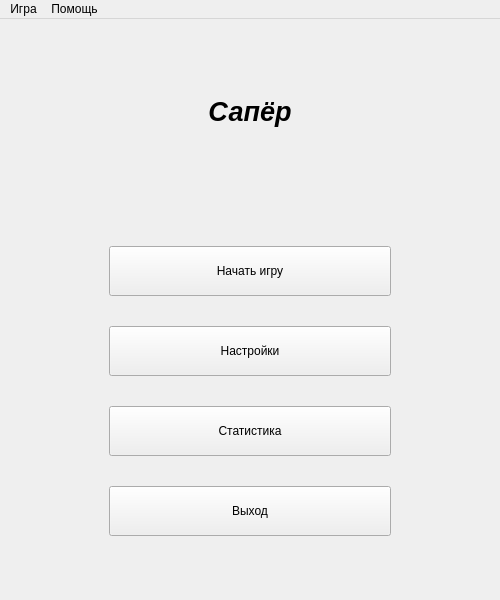
<?xml version="1.0" encoding="UTF-8"?>
<ui version="4.0">
 <class>MainWindow</class>
 <widget class="QMainWindow" name="MainWindow">
  <property name="geometry">
   <rect>
    <x>0</x>
    <y>0</y>
    <width>500</width>
    <height>600</height>
   </rect>
  </property>
  <property name="font">
   <font>
    <family>Segoe UI</family>
    <pointsize>9</pointsize>
    <italic>false</italic>
    <bold>false</bold>
   </font>
  </property>
  <property name="windowTitle">
   <string>MineSweeper</string>
  </property>
  <property name="windowIcon">
   <iconset>
    <normaloff>png-transparent-minesweeper-free-mine-sweeper-mono-android-game-android-game-cat-like-mammal-carnivo.ico</normaloff>png-transparent-minesweeper-free-mine-sweeper-mono-android-game-android-game-cat-like-mammal-carnivo.ico</iconset>
  </property>
  <widget class="QWidget" name="centralwidget">
   <property name="sizePolicy">
    <sizepolicy hsizetype="Preferred" vsizetype="Preferred">
     <horstretch>0</horstretch>
     <verstretch>0</verstretch>
    </sizepolicy>
   </property>
   <layout class="QGridLayout" name="gridLayout">
    <item row="7" column="1">
     <layout class="QVBoxLayout" name="verticalLayout" stretch="0,0,0,0">
      <property name="spacing">
       <number>30</number>
      </property>
      <property name="leftMargin">
       <number>0</number>
      </property>
      <property name="topMargin">
       <number>30</number>
      </property>
      <item>
       <widget class="QPushButton" name="startGameButton">
        <property name="sizePolicy">
         <sizepolicy hsizetype="Minimum" vsizetype="Fixed">
          <horstretch>0</horstretch>
          <verstretch>0</verstretch>
         </sizepolicy>
        </property>
        <property name="minimumSize">
         <size>
          <width>0</width>
          <height>50</height>
         </size>
        </property>
        <property name="text">
         <string>Начать игру</string>
        </property>
       </widget>
      </item>
      <item>
       <widget class="QPushButton" name="settingsButton">
        <property name="sizePolicy">
         <sizepolicy hsizetype="Minimum" vsizetype="Fixed">
          <horstretch>0</horstretch>
          <verstretch>0</verstretch>
         </sizepolicy>
        </property>
        <property name="minimumSize">
         <size>
          <width>0</width>
          <height>50</height>
         </size>
        </property>
        <property name="text">
         <string>Настройки</string>
        </property>
       </widget>
      </item>
      <item>
       <widget class="QPushButton" name="statisticsButton">
        <property name="enabled">
         <bool>true</bool>
        </property>
        <property name="minimumSize">
         <size>
          <width>0</width>
          <height>50</height>
         </size>
        </property>
        <property name="text">
         <string>Статистика</string>
        </property>
       </widget>
      </item>
      <item>
       <widget class="QPushButton" name="quitButton">
        <property name="sizePolicy">
         <sizepolicy hsizetype="Minimum" vsizetype="Fixed">
          <horstretch>0</horstretch>
          <verstretch>0</verstretch>
         </sizepolicy>
        </property>
        <property name="minimumSize">
         <size>
          <width>0</width>
          <height>50</height>
         </size>
        </property>
        <property name="text">
         <string>Выход</string>
        </property>
       </widget>
      </item>
     </layout>
    </item>
    <item row="7" column="0">
     <spacer name="horizontalSpacer">
      <property name="orientation">
       <enum>Qt::Orientation::Horizontal</enum>
      </property>
      <property name="sizeType">
       <enum>QSizePolicy::Policy::Fixed</enum>
      </property>
      <property name="sizeHint" stdset="0">
       <size>
        <width>100</width>
        <height>10</height>
       </size>
      </property>
     </spacer>
    </item>
    <item row="2" column="1">
     <spacer name="verticalSpacer">
      <property name="orientation">
       <enum>Qt::Orientation::Vertical</enum>
      </property>
      <property name="sizeType">
       <enum>QSizePolicy::Policy::Fixed</enum>
      </property>
      <property name="sizeHint" stdset="0">
       <size>
        <width>20</width>
        <height>25</height>
       </size>
      </property>
     </spacer>
    </item>
    <item row="11" column="1">
     <spacer name="verticalSpacer_2">
      <property name="orientation">
       <enum>Qt::Orientation::Vertical</enum>
      </property>
      <property name="sizeType">
       <enum>QSizePolicy::Policy::Fixed</enum>
      </property>
      <property name="sizeHint" stdset="0">
       <size>
        <width>20</width>
        <height>10</height>
       </size>
      </property>
     </spacer>
    </item>
    <item row="3" column="1">
     <widget class="QLabel" name="label">
      <property name="sizePolicy">
       <sizepolicy hsizetype="Preferred" vsizetype="Fixed">
        <horstretch>0</horstretch>
        <verstretch>0</verstretch>
       </sizepolicy>
      </property>
      <property name="font">
       <font>
        <family>MS Sans Serif</family>
        <pointsize>20</pointsize>
        <italic>true</italic>
        <bold>true</bold>
       </font>
      </property>
      <property name="text">
       <string>Сапёр</string>
      </property>
      <property name="alignment">
       <set>Qt::AlignmentFlag::AlignCenter</set>
      </property>
      <property name="margin">
       <number>0</number>
      </property>
     </widget>
    </item>
    <item row="7" column="3">
     <spacer name="horizontalSpacer_2">
      <property name="orientation">
       <enum>Qt::Orientation::Horizontal</enum>
      </property>
      <property name="sizeType">
       <enum>QSizePolicy::Policy::Fixed</enum>
      </property>
      <property name="sizeHint" stdset="0">
       <size>
        <width>100</width>
        <height>20</height>
       </size>
      </property>
     </spacer>
    </item>
    <item row="4" column="1">
     <spacer name="verticalSpacer_3">
      <property name="orientation">
       <enum>Qt::Orientation::Vertical</enum>
      </property>
      <property name="sizeType">
       <enum>QSizePolicy::Policy::Fixed</enum>
      </property>
      <property name="sizeHint" stdset="0">
       <size>
        <width>20</width>
        <height>40</height>
       </size>
      </property>
     </spacer>
    </item>
   </layout>
  </widget>
  <widget class="QMenuBar" name="menuBar">
   <property name="geometry">
    <rect>
     <x>0</x>
     <y>0</y>
     <width>500</width>
     <height>22</height>
    </rect>
   </property>
   <widget class="QMenu" name="menu">
    <property name="title">
     <string>Игра</string>
    </property>
    <widget class="QMenu" name="menu_3">
     <property name="title">
      <string>Сложность</string>
     </property>
     <addaction name="action_6"/>
     <addaction name="action_7"/>
     <addaction name="action_5"/>
    </widget>
    <addaction name="action_1"/>
    <addaction name="separator"/>
    <addaction name="menu_3"/>
    <addaction name="separator"/>
    <addaction name="action_2"/>
   </widget>
   <widget class="QMenu" name="menu_2">
    <property name="title">
     <string>Помощь</string>
    </property>
    <addaction name="action_3"/>
    <addaction name="separator"/>
    <addaction name="action_4"/>
   </widget>
   <addaction name="menu"/>
   <addaction name="menu_2"/>
  </widget>
  <action name="action_1">
   <property name="text">
    <string>Новая игра</string>
   </property>
  </action>
  <action name="action_2">
   <property name="text">
    <string>Настройки</string>
   </property>
  </action>
  <action name="action_6">
   <property name="text">
    <string>Новичок</string>
   </property>
  </action>
  <action name="action_3">
   <property name="text">
    <string>Как играть</string>
   </property>
  </action>
  <action name="action_4">
   <property name="text">
    <string>О программе</string>
   </property>
  </action>
  <action name="action_7">
   <property name="text">
    <string>Любитель</string>
   </property>
  </action>
  <action name="action_5">
   <property name="text">
    <string>Профи</string>
   </property>
  </action>
 </widget>
 <resources/>
 <connections/>
</ui>
